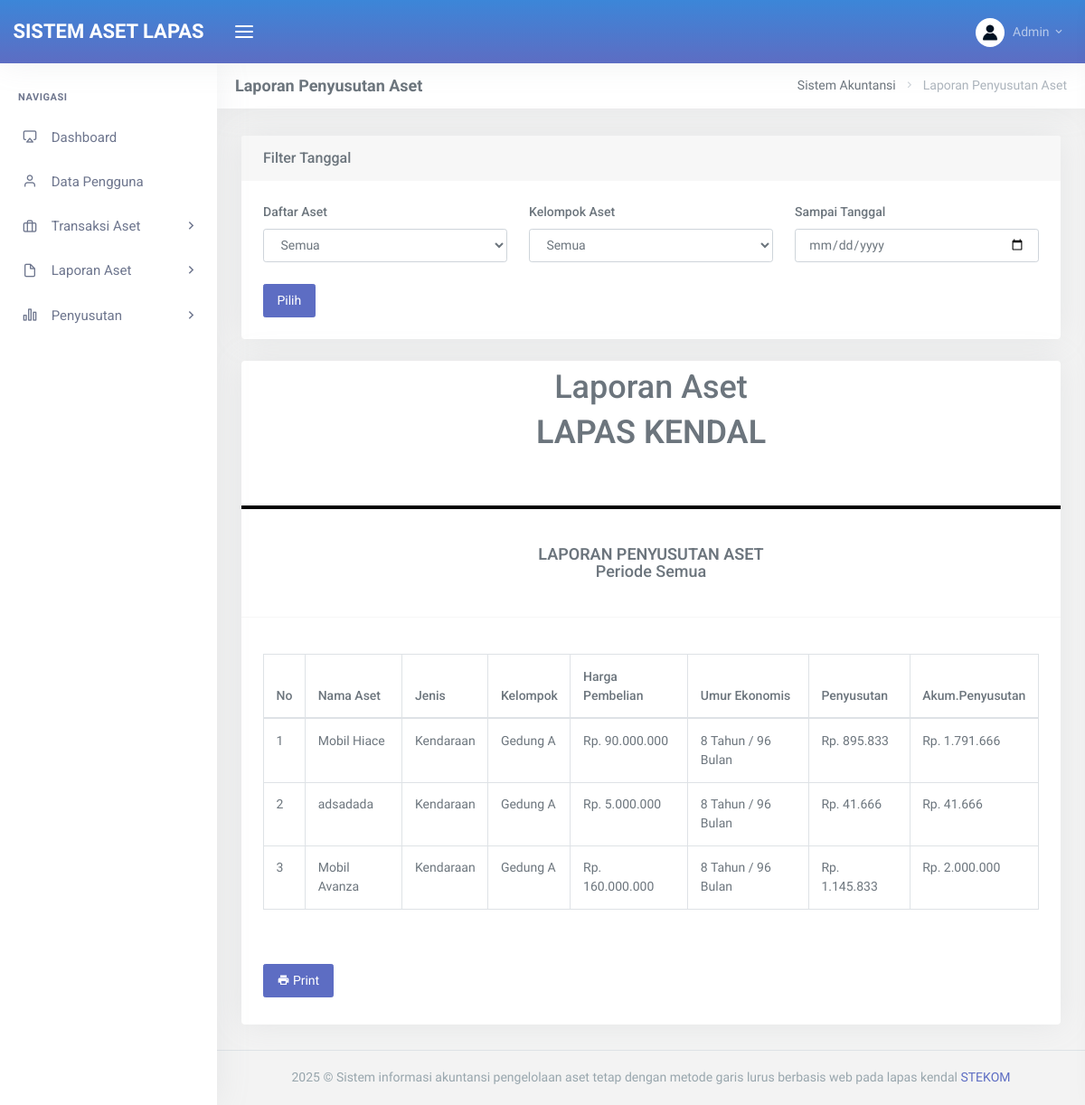
The page /index.php?page=laporan (signed in) on the database its author committed.
### tables this page shows
CREATE TABLE `jadwal_penyusutan`  (
  `id_jadwal` int NOT NULL AUTO_INCREMENT,
  `id_aset` int NULL DEFAULT NULL,
  `tanggal_penyusutan` date NULL DEFAULT NULL,
  `nilai_jadwal_penyusutan` decimal(15, 2) NULL DEFAULT NULL,
  `validasi` varchar(30) NULL DEFAULT NULL,
  `sisa_umur` int NULL DEFAULT NULL,
  PRIMARY KEY (`id_jadwal`) USING BTREE,
  INDEX `id_aset`(`id_aset` ASC) USING BTREE,
  CONSTRAINT `jadwal_penyusutan_ibfk_1` FOREIGN KEY (`id_aset`) REFERENCES `aset` (`id_aset`) ON DELETE CASCADE ON UPDATE CASCADE
);

CREATE TABLE `aset`  (
  `id_aset` int NOT NULL AUTO_INCREMENT,
  `nama_aset` varchar(255) NULL DEFAULT NULL,
  `tanggal_pembelian` date NULL DEFAULT NULL,
  `umur_ekonomis` int NULL DEFAULT NULL,
  `harga_pembelian` decimal(15, 2) NULL DEFAULT NULL,
  `nilai_residu` decimal(15, 2) NULL DEFAULT NULL,
  `status` varchar(255) NULL DEFAULT NULL,
  `id_jenis` int NULL DEFAULT NULL,
  `id_kelompok` int NULL DEFAULT NULL,
  `deskripsi_aset` text NULL,
  `jumlah` int NULL DEFAULT NULL,
  `unit` varchar(10) NULL DEFAULT NULL,
  `nilai_penyusutan` decimal(15, 2) NULL DEFAULT NULL,
  `letak_aset` varchar(255) NULL DEFAULT NULL,
  `kode_aset` varchar(50) NULL DEFAULT NULL,
  `merek` varchar(50) NULL DEFAULT NULL,
  `status_kondisi` varchar(50) NULL DEFAULT NULL,
  `sumber_dana` enum('APBN','APBD','Hibah','Lainnya') NULL DEFAULT NULL,
  `klasifikasi_pengadaan` enum('Hibah','Pembangunan Sendiri','Pembelian','Kontrak') NULL DEFAULT NULL,
  `keterangan_tolak` varchar(255) NULL DEFAULT NULL,
  PRIMARY KEY (`id_aset`) USING BTREE,
  INDEX `id_jenis`(`id_jenis` ASC) USING BTREE,
  INDEX `id_kelompok`(`id_kelompok` ASC) USING BTREE,
  CONSTRAINT `aset_ibfk_1` FOREIGN KEY (`id_jenis`) REFERENCES `jenis_aset` (`id_jenis`) ON DELETE CASCADE ON UPDATE CASCADE,
  CONSTRAINT `aset_ibfk_2` FOREIGN KEY (`id_kelompok`) REFERENCES `kelompok_aset` (`id_kelompok`) ON DELETE CASCADE ON UPDATE CASCADE
);

CREATE TABLE `jenis_aset`  (
  `id_jenis` int NOT NULL AUTO_INCREMENT,
  `nama_jenis` varchar(255) NULL DEFAULT NULL,
  `deskripsi_jenis` varchar(255) NULL DEFAULT NULL,
  PRIMARY KEY (`id_jenis`) USING BTREE
);

CREATE TABLE `kelompok_aset`  (
  `id_kelompok` int NOT NULL AUTO_INCREMENT,
  `nama_kelompok` varchar(255) NULL DEFAULT NULL,
  `deskripsi_kelompok` varchar(255) NULL DEFAULT NULL,
  PRIMARY KEY (`id_kelompok`) USING BTREE
);

### pages/laporan/index.php (the view, shortened to what this page needs)
<div class="container-fluid">
    <div class="row">
        <div class="col-12">
            <div class="page-title-box">
                <div class="page-title-right">
                    <ol class="breadcrumb m-0">
                        <li class="breadcrumb-item"><a href="javascript: void(0);">Sistem Akuntansi</a></li>
                        <li class="breadcrumb-item active">Laporan Penyusutan Aset</li>
                    </ol>
                </div>
                <h4 class="page-title">Laporan Penyusutan Aset</h4>
            </div>
        </div>
    </div>
    <div class="row d-print-none">
        <div class="col-xl-12">
            <div class="card">
                <div class="card-header">
                    <h5 class="card-title mb-0">Filter Tanggal</h5>
                </div>
                <div class="card-body">
                    <form action="" method="get" class="row g-3">
                        <div class="col-md-4">
                            <label for="validationDefault01" class="form-label">Daftar Aset</label>
                            <select class="form-control" name="id_aset" id="validationDefault01" required="">
                                <option value="Semua">Semua</option>
                            </select>
                        </div>
                        <div class="col-md-4">
                            <label for="validationDefault01" class="form-label">Kelompok Aset</label>
                            <select class="form-control" name="id_kelompok" id="validationDefault01" required="">
                                <option value="Semua">Semua</option>
                            </select>
                        </div>
                        <div class="col-md-4">
                            <label for="validationDefault02" class="form-label">Sampai Tanggal</label>
                            <input type="date" class="form-control" id="validationDefault02" required=""
                                name="sampai_tanggal">
                        </div>
                        <div class="col-12 mt-3">
                            <button class="btn btn-primary" type="submit">Pilih</button>
                        </div>
                    </form>
                </div>
            </div>
        </div>
    </div>
    <div class="row">
        <div class="col-12">
            <div class="card">
                <div class="row align-self-center">
                    <div class="text-center d-flex align-items-center">
                        <div class="ms-3">
                            <h1>Laporan Aset</h1>
                            <h1><b>LAPAS KENDAL</b></h1>
                        </div>
                    </div>
                </div>
                <div class="row mt-3">
                    <div class="col-sm-12 text-center">
                    </div>
                </div>
                <hr style="border-width: 2px; border-color: black; border-style: solid;">
                <h4 class="text-center mt-3 mb-3"><b>LAPORAN PENYUSUTAN ASET</b><br>Periode <?php
                if (!empty($_GET["sampai_tanggal"])) {
                    echo " Sampai Tanggal :  " . tanggal($_GET['sampai_tanggal']);
                } else {
                    echo "Semua";
                }
                ?></h4>
                <hr>
                <div class="card-body">
                    <div class="table-responsive">
                        <table id="tabel-data" class="table table-bordered table-bordered dt-responsive nowrap">
                            <thead>
                                <tr>
                                    <th>No</th>
                                    <th>Nama Aset</th>
                                    <th>Jenis</th>
                                    <th>Kelompok</th>
                                    <th>Harga Pembelian</th>
                                    <th>Umur Ekonomis</th>
                                    <th>Penyusutan</th>
                                    <th>Akum.Penyusutan</th>
                                </tr>
                            </thead>
                            <tbody>
                                <?php
                                include "config.php";
                                if (isset($_GET['sampai_tanggal'])) {
                                    $kondisi = "WHERE jadwal_penyusutan.tanggal_penyusutan <= '" . $_GET['sampai_tanggal'] . "'";
                                } else {
                                    $kondisi = "";
                                }
                                if (isset($_GET['id_aset']) && $_GET['id_aset'] != "Semua") {
                                    $kondisi_aset = "AND aset.id_aset = '" . $_GET['id_aset'] . "'";
                                } else {
                                    $kondisi_aset = "";
                                }
                                if (isset($_GET['id_kelompok']) && $_GET['id_kelompok'] != "Semua") {
                                    $kondisi_kelompok = "AND aset.id_kelompok = '" . $_GET['id_kelompok'] . "'";
                                } else {
                                    $kondisi_kelompok = "";
                                }
                                $sql = $conn->query("SELECT
                                                    SUM( jadwal_penyusutan.nilai_jadwal_penyusutan ) AS akumpenyusutan,
                                                    aset.nama_aset,
                                                    aset.harga_pembelian,
                                                    kelompok_aset.nama_kelompok,
                                                    jenis_aset.nama_jenis,
                                                    aset.jumlah,
                                                    aset.unit,
                                                    jadwal_penyusutan.sisa_umur,
                                                    aset.id_aset,
                                                    jadwal_penyusutan.id_jadwal,
                                                    aset.umur_ekonomis,
                                                    aset.nilai_penyusutan
                                                FROM
                                                    jadwal_penyusutan
                                                    INNER JOIN aset ON jadwal_penyusutan.id_aset = aset.id_aset
                                                    INNER JOIN kelompok_aset ON aset.id_kelompok = kelompok_aset.id_kelompok
                                                    INNER JOIN jenis_aset ON aset.id_jenis = jenis_aset.id_jenis
                                                $kondisi
                                                $kondisi_aset
                                                $kondisi_kelompok
                                                GROUP BY
                                                    id_aset
                                                ORDER BY
                                                    sisa_umur DESC");
                                $no = 1;
                                while ($data = $sql->fetch_assoc()) {
                                    ?>
                                    <tr>
                                        <td><?= $no++ ?></td>
                                        <td><?= $data['nama_aset'] ?></td>
                                        <td><?= $data['nama_jenis'] ?></td>
                                        <td><?= $data['nama_kelompok'] ?></td>
                                        <td>Rp. <?= number_format($data['harga_pembelian'], 0, ',', '.') ?></td>
                                        <td><?= $data['umur_ekonomis'] ?> Tahun /
                                            <?php echo $data['umur_ekonomis'] * 12 ?> Bulan
                                        </td>
                                        <td>Rp. <?= number_format($data['nilai_penyusutan'], 0, ',', '.') ?></td>
                                        <td>Rp. <?= number_format($data['akumpenyusutan'], 0, ',', '.') ?></td>
                                    </tr>
                                    <?php
                                }
                                ?>
                            </tbody>
                        </table>
                    </div>
                    <div class="mt-4 mb-1">
                        <div class="text-end d-print-none">
                            <a href="javascript:window.print()" class="btn btn-primary waves-effect waves-light"><i
                                    class="mdi mdi-printer me-1"></i> Print</a>
                        </div>
                    </div>
                </div>
            </div>
        </div>
    </div>
</div>

### rows shown on the page
jadwal_penyusutan: id_aset.nama_aset "Mobil Hiace", jenis_aset.nama_jenis "Kendaraan", kelompok_aset.nama_kelompok "Gedung A", id_aset.harga_pembelian "90.000.000", id_aset.umur_ekonomis "8", $data['umur_ekonomis']*12 "96", id_aset.nilai_penyusutan "895.833", akumpenyusutan "1.791.666"
jadwal_penyusutan: id_aset.nama_aset "adsadada", jenis_aset.nama_jenis "Kendaraan", kelompok_aset.nama_kelompok "Gedung A", id_aset.harga_pembelian "5.000.000", id_aset.umur_ekonomis "8", $data['umur_ekonomis']*12 "96", id_aset.nilai_penyusutan "41.666", akumpenyusutan "41.666"
jadwal_penyusutan: id_aset.nama_aset "Mobil Avanza", jenis_aset.nama_jenis "Kendaraan", kelompok_aset.nama_kelompok "Gedung A", id_aset.harga_pembelian "160.000.000", id_aset.umur_ekonomis "8", $data['umur_ekonomis']*12 "96", id_aset.nilai_penyusutan "1.145.833", akumpenyusutan "2.000.000"

### other values the page prints
$_SESSION['nama_pengguna'] "Admin"
